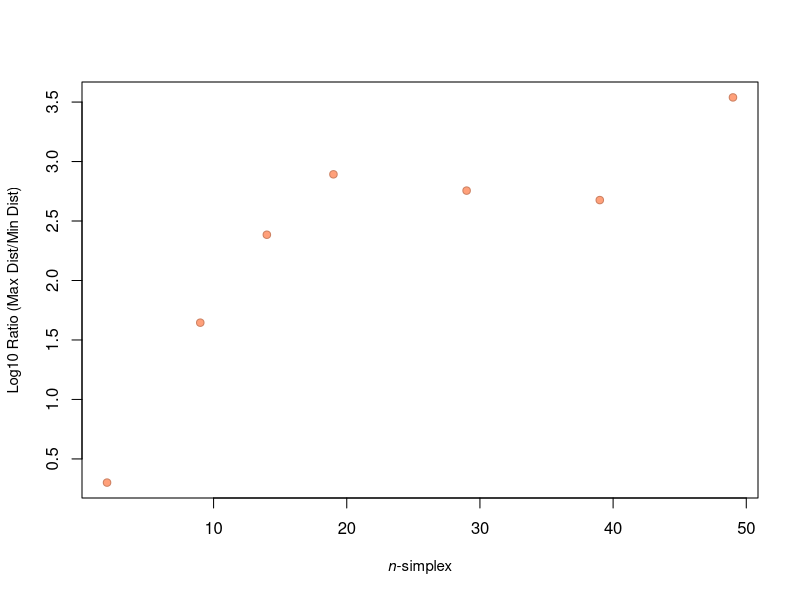
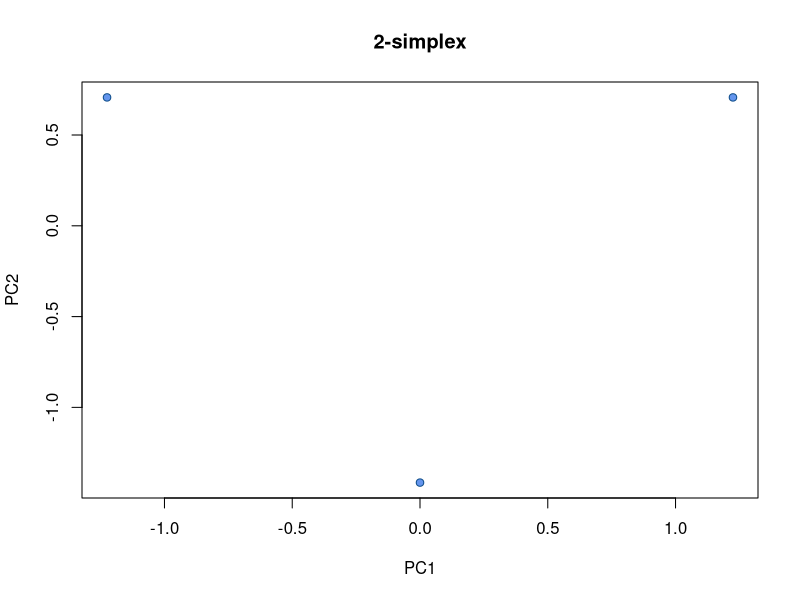
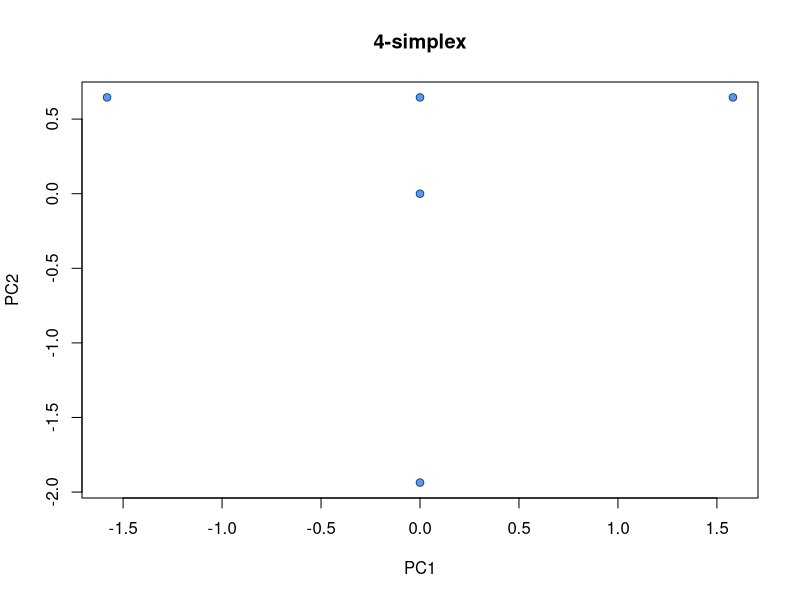
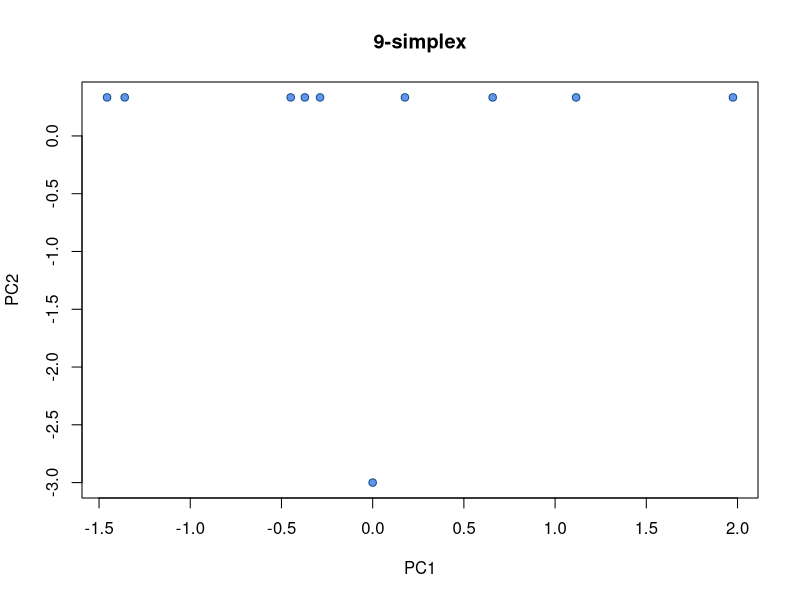
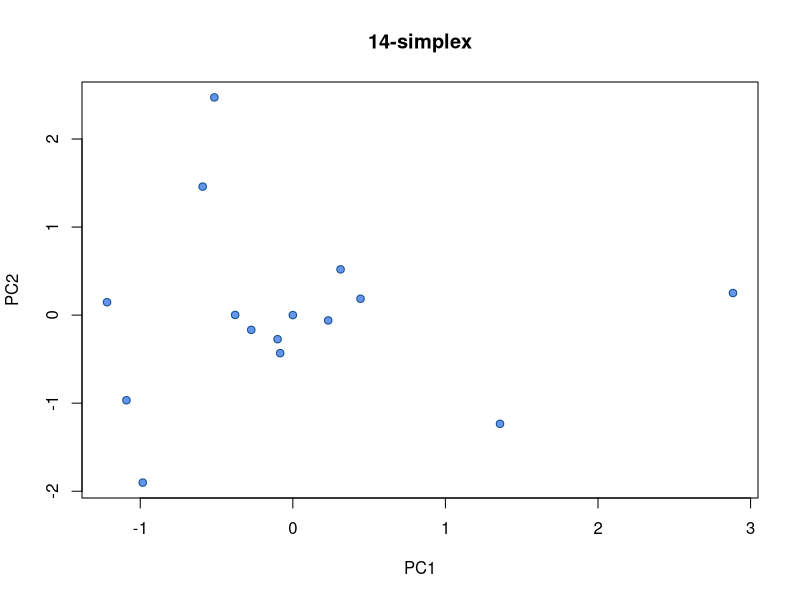
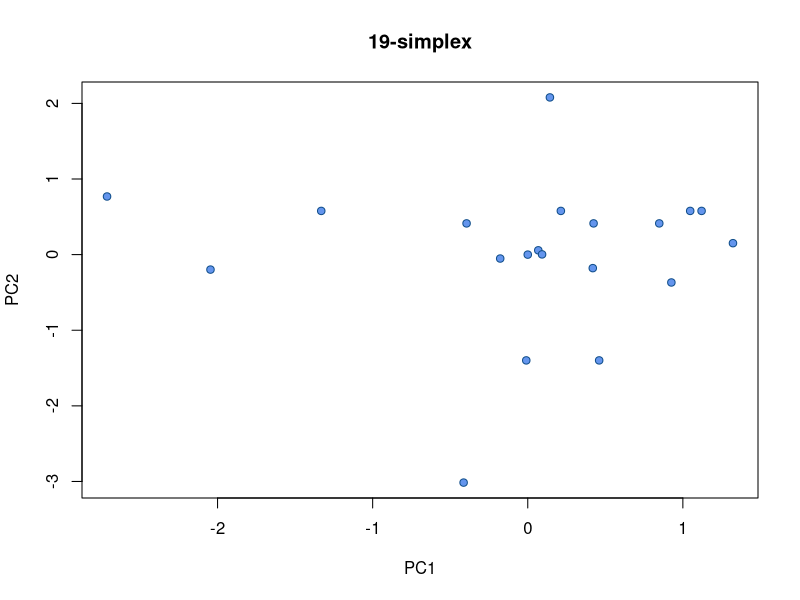
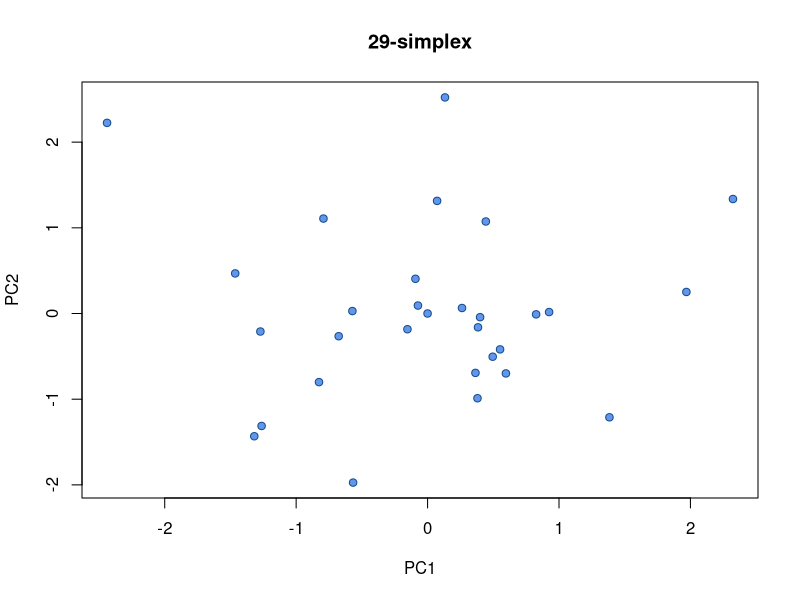
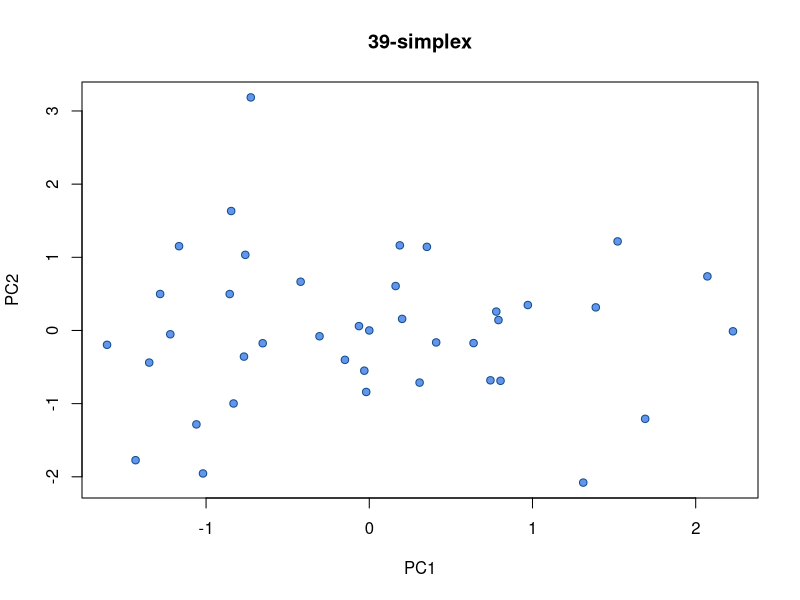

The R source for these figures, in order:
ratios <- c()

pdf("~/Desktop/2simplex.pdf", width = 4, height = 4)
m <- diag(3); m<-scale(m,center=TRUE); p<-prcomp(m);

plot(p$x[,1],p$x[,2],pch=21,bg='cornflowerblue',col='dodgerblue4',xlab = "PC1", ylab = "PC2")
title(main = "2-simplex")
dev.off()


d <- dist(p$x[,1],p$x[,2], method = "euclidean",diag = FALSE)
ratio <- max(d)/min(d)

ratios <- c(ratios,ratio)



pdf("~/Desktop/4simplex.pdf", width = 4, height = 4)
m <- diag(5); m<-scale(m,center=TRUE); p<-prcomp(m);

plot(p$x[,1],p$x[,2],pch=21,bg='cornflowerblue',col='dodgerblue4',xlab = "PC1", ylab = "PC2")
title(main = "4-simplex")
dev.off()

d <- dist(p$x[,1],p$x[,2], method = "euclidean",diag = FALSE)
ratio <- max(d)/min(d)

ratios <- c(ratios,ratio)



pdf("~/Desktop/9simplex.pdf", width = 4, height = 4)
m <- diag(10); m<-scale(m,center=TRUE); p<-prcomp(m);

plot(p$x[,1],p$x[,2],pch=21,bg='cornflowerblue',col='dodgerblue4',xlab = "PC1", ylab = "PC2")
title(main = "9-simplex")
dev.off()

d <- dist(p$x[,1],p$x[,2], method = "euclidean",diag = FALSE)
ratio <- max(d)/min(d)

ratios <- c(ratios,ratio)



pdf("~/Desktop/14simplex.pdf", width = 4, height = 4)
m <- diag(15); m<-scale(m,center=TRUE); p<-prcomp(m);

plot(p$x[,1],p$x[,2],pch=21,bg='cornflowerblue',col='dodgerblue4',xlab = "PC1", ylab = "PC2")
title(main = "14-simplex")
dev.off()

d <- dist(p$x[,1],p$x[,2], method = "euclidean",diag = FALSE)
ratio <- max(d)/min(d)

ratios <- c(ratios,ratio)



pdf("~/Desktop/19simplex.pdf", width = 4, height = 4)
m <- diag(20); m<-scale(m,center=TRUE); p<-prcomp(m);

plot(p$x[,1],p$x[,2],pch=21,bg='cornflowerblue',col='dodgerblue4',xlab = "PC1", ylab = "PC2")
title(main = "19-simplex")
dev.off()

d <- dist(p$x[,1],p$x[,2], method = "euclidean",diag = FALSE)
ratio <- max(d)/min(d)

ratios <- c(ratios,ratio)



pdf("~/Desktop/29simplex.pdf", width = 4, height = 4)
m <- diag(30); m<-scale(m,center=TRUE); p<-prcomp(m);

plot(p$x[,2],p$x[,3],pch=21,bg='cornflowerblue',col='dodgerblue4',xlab = "PC1", ylab = "PC2")
title(main = "29-simplex")
dev.off()

d <- dist(p$x[,1],p$x[,2], method = "euclidean",diag = FALSE)
ratio <- max(d)/min(d)


ratios <- c(ratios,ratio)



pdf("~/Desktop/39simplex.pdf", width = 4, height = 4)
m <- diag(40); m<-scale(m,center=TRUE); p<-prcomp(m);

plot(p$x[,1],p$x[,2],pch=21,bg='cornflowerblue',col='dodgerblue4',xlab = "PC1", ylab = "PC2")
title(main = "39-simplex")
dev.off()

d <- dist(p$x[,1],p$x[,2], method = "euclidean",diag = FALSE)
ratio <- max(d)/min(d)

ratios <- c(ratios,ratio)




pdf("~/Desktop/49simplex.pdf", width = 4, height = 4)
m <- diag(50); m<-scale(m,center=TRUE); p<-prcomp(m);

plot(p$x[,1],p$x[,2],pch=21,bg='cornflowerblue',col='dodgerblue4',xlab = "PC1", ylab = "PC2")
title(main = "49-simplex")
dev.off()

d <- dist(p$x[,1],p$x[,2], method = "euclidean",diag = FALSE)
ratio <- max(d)/min(d)

ratios <- c(ratios,ratio)



plot(c(2,4,9,14,19,29,39,49),
     log10(ratios),pch=21,bg='lightsalmon',col='lightsalmon3',
     xlab = expression(paste(italic('n'), "-simplex")), ylab = "Log10 Ratio (Max Dist/Min Dist)",cex.lab=0.9)
